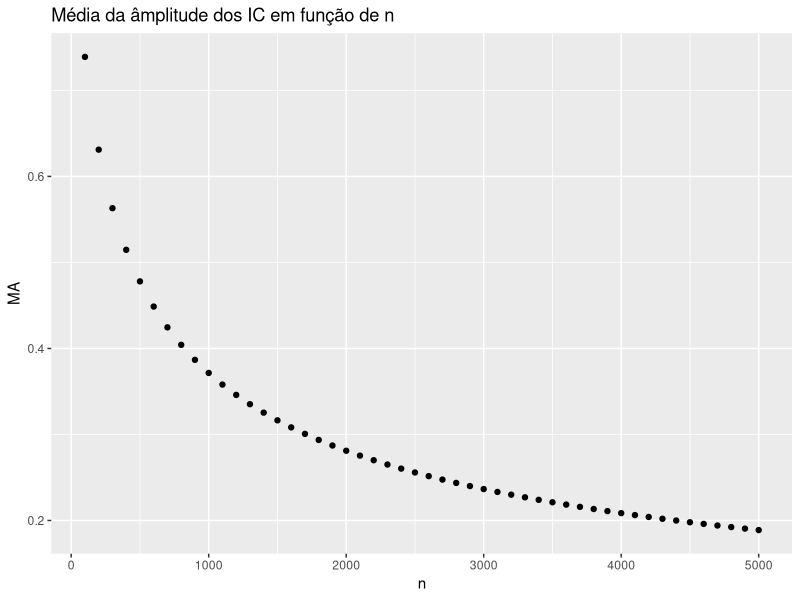

Write R code to recreate this figure.
## ---- chunk 1
#bilbiotecas
library(tidyverse)
library(openxlsx)
library(reshape)
## ---- chunk 2
set.seed(435)#gerar a distribuição
vetori=NULL
grafico=data.frame()
for(n in seq(100,5000,100)){
  for (i in 1 : 950){
    vetori = c(vetori, 2*qnorm(1-(0.05/2))*(sd(rnorm(n, mean=9.49, sd=1.89))/
                                      sqrt(n)))#amplitude do IC
  }
  #tabela com a primeira coluna sendo a dimensão n e a segunda coluna a média das
  #amplitudes para esse n
  grafico= rbind(grafico, c(n,mean(vetori)))
}
names(grafico)[1] <- 'n'
names(grafico)[2] <- 'media'

ggplot() + 
  geom_point(data=grafico, aes(x=n, y = media))+
  labs(title = "Média da âmplitude dos IC em função de n",x = "n",y="MA")
